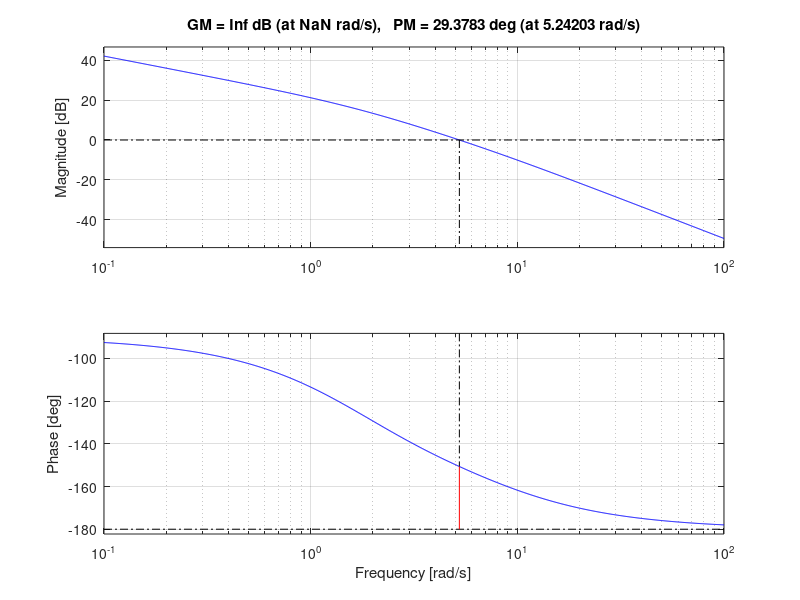

MATLAB code to generate this figure:
s = tf('s');
G = 5 / ((s+2)*(s+4)*(s+6));

[gm, pm, wg, wc] = margin(G);
Ku = gm;             
wu = wg;            
Pu = 2*pi/wu;     
fprintf('Ultimate Gain (Ku): %.2f\n', Ku);
fprintf('Oscillation Frequency (wu): %.2f rad/s\n', wu);

% P Controller
Kp_p = 0.5 * Ku;
C_p = Kp_p;

% PI Controller
Kp_pi = 0.45 * Ku;
Ti_pi = Pu / 1.2;
C_pi = Kp_pi * (1 + 1/(Ti_pi*s));

% PID Controller
Kp_pid = 0.6 * Ku;
Ti_pid = Pu / 2;
Td_pid = Pu / 8;
C_pid = Kp_pid * (1 + 1/(Ti_pid*s) + Td_pid*s);

sys_p = feedback(C_p*G, 1);
sys_pi = feedback(C_pi*G, 1);
sys_pid = feedback(C_pid*G, 1);

step(sys_p, sys_pi, sys_pid);
legend('P','PI','PID');
title('Step Response Comparison');
grid on;

margin(C_pid*G);
